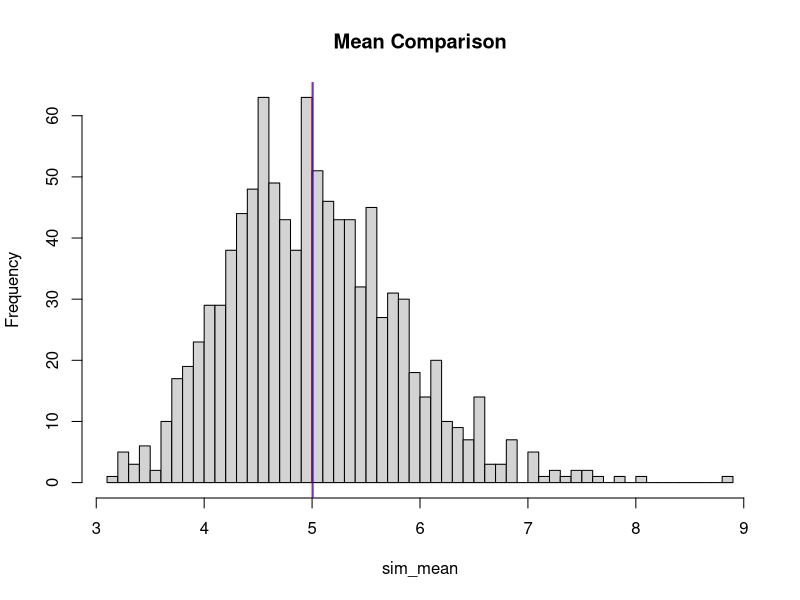
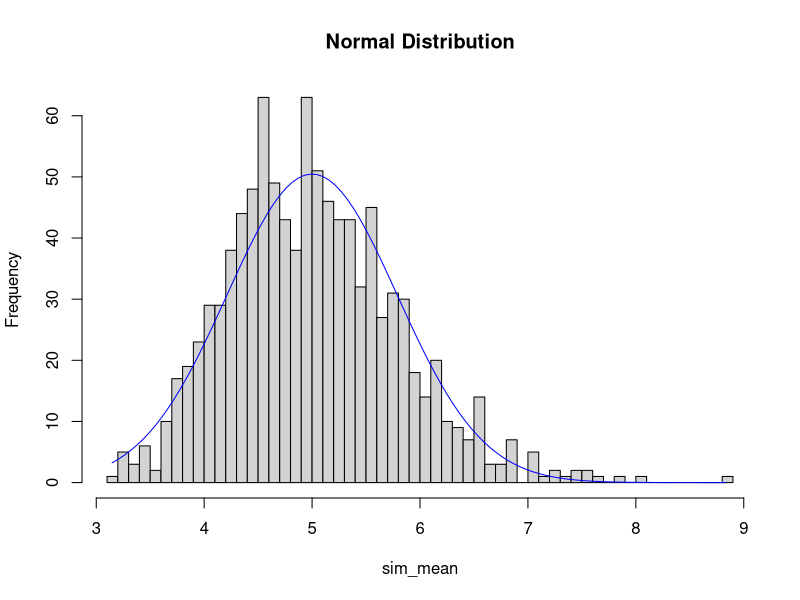

Reproduce these figures in R, in order.
## ---- chunk 1
knitr::opts_chunk$set(echo = TRUE)
## ---- chunk 2
# Set random seed
set.seed(4569)

# Set variables
lambda <- 0.2
n <- 40
sim <- 1000

# Run simulations
sim_run <- replicate(sim, rexp(n, lambda))

# Calculate mean of simulations
sim_mean <- apply(sim_run, 2, mean)
## ---- chunk 3
mean_t <- lambda^-1
mean_t
## ---- chunk 4
mean_sample <- mean(sim_mean)
mean_sample
## ---- chunk 5
hist(sim_mean, main = "Mean Comparison", breaks=50)
abline(v = mean_t, col = "red")
abline(v = mean_sample, col = "blue")
## ---- chunk 6
var_t <- (lambda*sqrt(n))^-2
var_t
## ---- chunk 7
var_sample <- var(sim_mean)
var_sample
## ---- chunk 8
hist(sim_mean, main = "Normal Distribution", breaks=50)

x <- seq(min(sim_mean), max(sim_mean), length=100)
y <- dnorm(x, mean=1/lambda, sd=(1/lambda)/sqrt(n))
lines(x, y*100, col="blue")
